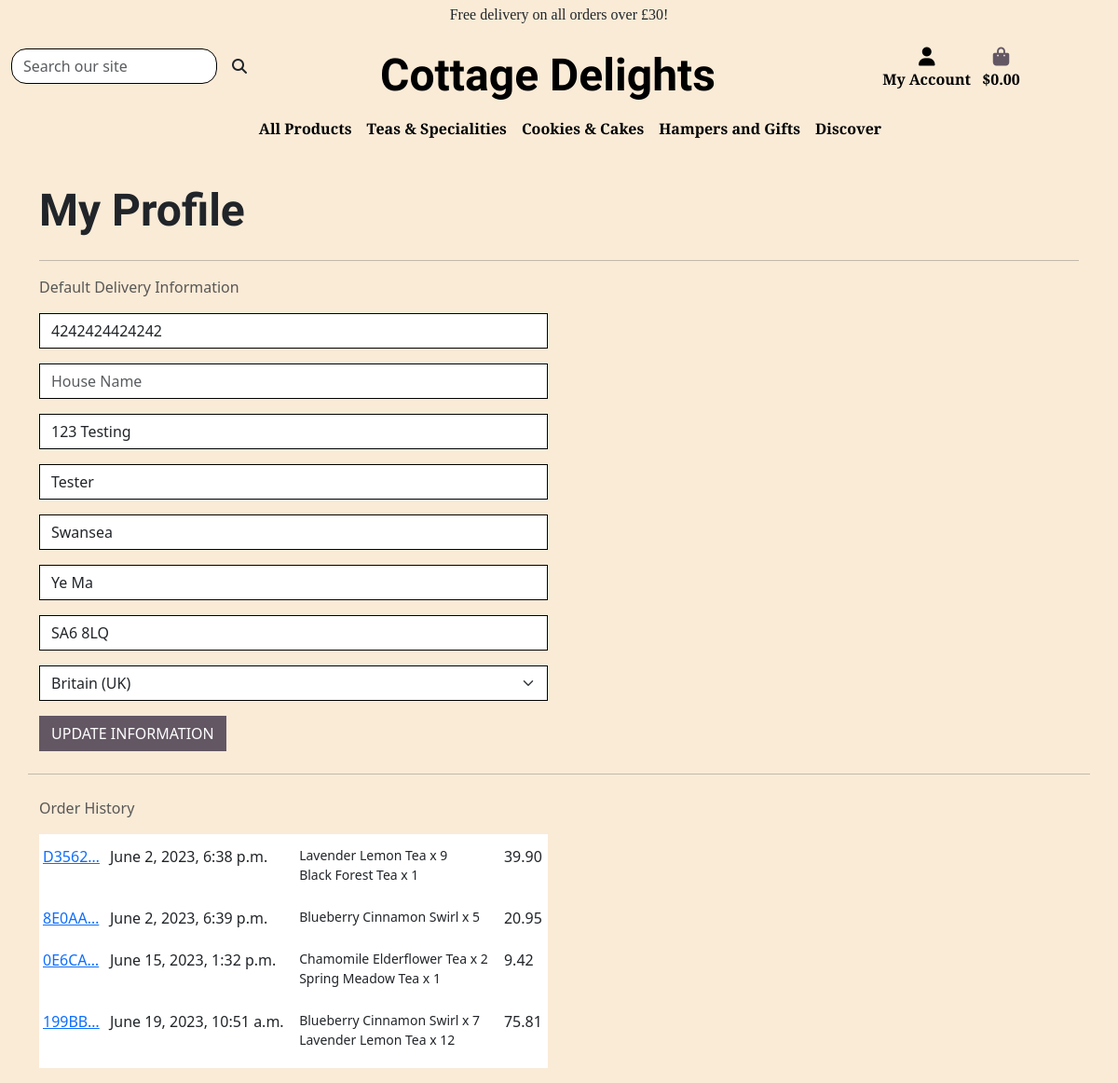
The app's page /userprofile/ (signed in), older data.
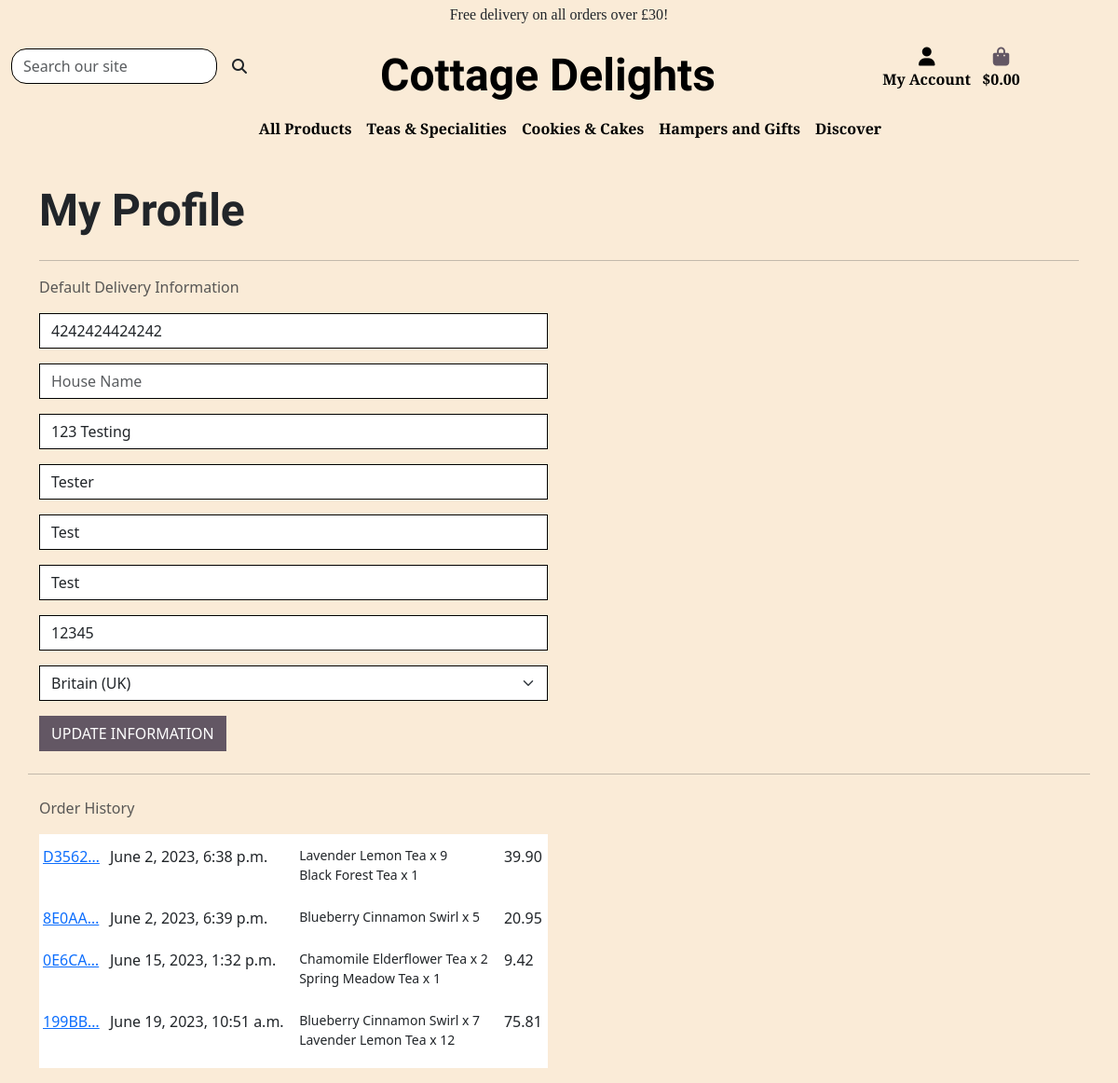
The same page, newer data.
### userprofile/models.py (models this page shows, shortened)
class UserProfile(models.Model):
    user = models.OneToOneField(User, on_delete=models.CASCADE)
    default_phone_number = models.CharField(
        max_length=20, null=True, blank=True)
    default_house_name = models.CharField(max_length=20, null=True, blank=True)
    default_address_line_1 = models.CharField(
        max_length=80, null=True, blank=True)
    default_address_line_2 = models.CharField(
        max_length=80, null=True, blank=True)
    default_town_city = models.CharField(max_length=40, null=True, blank=True)
    default_county = models.CharField(max_length=80, null=True, blank=True)
    default_postcode = models.CharField(max_length=20, null=True, blank=True)
    default_country = CountryField(
        blank_label='Country', null=True, blank=True)

### userprofile/views.py (the view)
# urls.py: path('userprofile/', include('userprofile.urls')),
@login_required
def userprofile(request):
    profile = get_object_or_404(UserProfile, user=request.user)
    if request.method == 'POST':
        form = UserProfileForm(request.POST, instance=profile)
        if form.is_valid():
            form.save()
            messages.success(request, 'Profile updated successfully')
        else:
            messages.error(request,
                           ('Update failed. Please ensure '
                            'the form is valid.'))
    else:
        form = UserProfileForm(instance=profile)
    orders = profile.orders.all()
    template = 'userprofile/profile.html'
    context = {
        'form': form,
        'orders': orders,
        'on_profile_page': True
    }
    return render(request, template, context)

### cart/contexts.py (called while the page is built, shortened)
def cart_contents(request):
    cart_items = []
    order_total = 0
    product_quant = 0
    cart = request.session.get('cart', {})
    if order_total < settings.FREE_DELIVERY_THRESHOLD:
        delivery = order_total * Decimal(
            settings.STANDARD_DELIVERY_PERCENTAGE / 100)
        free_delivery_delta = settings.FREE_DELIVERY_THRESHOLD - order_total
    else:
        delivery = 0
        free_delivery_delta = 0
    grand_total = delivery + order_total
    context = {
        'cart_items': cart_items,
        'order_total': order_total,
        'product_quant': product_quant,
        'delivery': delivery,
        'free_delivery_delta': free_delivery_delta,
        'free_delivery_threshold': settings.FREE_DELIVERY_THRESHOLD,
        'grand_total': grand_total,
    }
    return context

### userprofile/templates/userprofile/profile.html (shortened to what this page needs)
{% extends "base.html" %}
{% load static %}
{% block page_header %}
    <div class="container header-container">
    </div>
{% endblock %}
{% block content %}
    <div class="overlay"></div>
    <div class="container profilecontainer">
        <div class="row">
            <div class="col">
                <h2 class="logo-font mb-4">My Profile</h2>
                <hr>
            </div>
        </div>
        <div class="row">
            <div class="col-12 col-lg-6">
                <p class="text-muted">Default Delivery Information</p>
                <form class="mt-3" action="{% url 'userprofile' %}" method="POST" id="profile-update-form">
                    {{ form|crispy }}
                    <button class="btn btn-black rounded-0 text-uppercase float-right">Update Information</button>
                </form>
            </div>
            <hr class="my-4">
            <div class="col-12 col-lg-6">
                <p class="text-muted">Order History</p>
                <div class="order-history table-responsive">
                    <table class="table table-sm table-borderless">
                        <thead>
                            <tr>
                                <th></th>
                                <th></th>
                                <th></th>
                                <th></th>
                            </tr>
                        </thead>
                        <tbody>
                            {% for order in orders %}
                            <tr>
                                <td>
                                    <a href="{% url 'order_history' order.order_number %}" title="{{ order.order_number }}">{{ order.order_number|truncatechars:6 }}</a>
                                </td>
                                <td>{{ order.date }}</td>
                                <td>
                                    <ul class="list-unstyled">
                                        {% for item in order.lineitems.all %}
                                        <li class="small">
                                        {{ item.product.name }} x {{ item.quantity }}
                                        </li>
                                        {% endfor %}
                                    </ul>
                                </td>
                                <td>{{ order.grand_total }}</td>
                            </tr>
                            {% endfor %}
                        </tbody>
                    </table>
                </div>
            </div>
        </div>
    </div>
{% endblock %}

Row changes from the older to the newer data that the page shows:
changed UserProfile "123 Testing": default_town_city "Swansea" → "Test"; default_county "Ye Ma" → "Test"; default_postcode "SA6 8LQ" → "12345"
